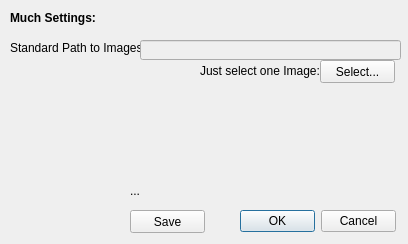
<?xml version="1.0" encoding="UTF-8"?>
<ui version="4.0">
 <class>settingsDialog</class>
 <widget class="QDialog" name="settingsDialog">
  <property name="geometry">
   <rect>
    <x>0</x>
    <y>0</y>
    <width>408</width>
    <height>244</height>
   </rect>
  </property>
  <property name="windowTitle">
   <string>StreptoDB - Settings</string>
  </property>
  <widget class="QDialogButtonBox" name="buttonBox">
   <property name="geometry">
    <rect>
     <x>240</x>
     <y>210</y>
     <width>156</width>
     <height>23</height>
    </rect>
   </property>
   <property name="orientation">
    <enum>Qt::Horizontal</enum>
   </property>
   <property name="standardButtons">
    <set>QDialogButtonBox::Cancel|QDialogButtonBox::Ok</set>
   </property>
  </widget>
  <widget class="QPushButton" name="bttn_select">
   <property name="geometry">
    <rect>
     <x>320</x>
     <y>60</y>
     <width>75</width>
     <height>23</height>
    </rect>
   </property>
   <property name="text">
    <string>Select...</string>
   </property>
  </widget>
  <widget class="QLabel" name="label_1">
   <property name="geometry">
    <rect>
     <x>10</x>
     <y>10</y>
     <width>91</width>
     <height>16</height>
    </rect>
   </property>
   <property name="font">
    <font>
     <weight>75</weight>
     <bold>true</bold>
    </font>
   </property>
   <property name="text">
    <string>Much Settings:</string>
   </property>
  </widget>
  <widget class="QLabel" name="label_2">
   <property name="geometry">
    <rect>
     <x>10</x>
     <y>40</y>
     <width>131</width>
     <height>16</height>
    </rect>
   </property>
   <property name="text">
    <string>Standard Path to Images:</string>
   </property>
  </widget>
  <widget class="QLineEdit" name="lineEdit_path">
   <property name="enabled">
    <bool>false</bool>
   </property>
   <property name="geometry">
    <rect>
     <x>140</x>
     <y>40</y>
     <width>261</width>
     <height>20</height>
    </rect>
   </property>
  </widget>
  <widget class="QLabel" name="label_3">
   <property name="geometry">
    <rect>
     <x>200</x>
     <y>60</y>
     <width>121</width>
     <height>21</height>
    </rect>
   </property>
   <property name="text">
    <string>Just select one Image:</string>
   </property>
  </widget>
  <widget class="QPushButton" name="bttn_save">
   <property name="geometry">
    <rect>
     <x>130</x>
     <y>210</y>
     <width>75</width>
     <height>23</height>
    </rect>
   </property>
   <property name="text">
    <string>Save</string>
   </property>
  </widget>
  <widget class="QLabel" name="label">
   <property name="geometry">
    <rect>
     <x>130</x>
     <y>180</y>
     <width>261</width>
     <height>21</height>
    </rect>
   </property>
   <property name="text">
    <string>...</string>
   </property>
  </widget>
 </widget>
 <resources/>
 <connections>
  <connection>
   <sender>buttonBox</sender>
   <signal>accepted()</signal>
   <receiver>settingsDialog</receiver>
   <slot>accept()</slot>
   <hints>
    <hint type="sourcelabel">
     <x>240</x>
     <y>224</y>
    </hint>
    <hint type="destinationlabel">
     <x>157</x>
     <y>243</y>
    </hint>
   </hints>
  </connection>
  <connection>
   <sender>buttonBox</sender>
   <signal>rejected()</signal>
   <receiver>settingsDialog</receiver>
   <slot>reject()</slot>
   <hints>
    <hint type="sourcelabel">
     <x>240</x>
     <y>230</y>
    </hint>
    <hint type="destinationlabel">
     <x>286</x>
     <y>243</y>
    </hint>
   </hints>
  </connection>
  <connection>
   <sender>bttn_select</sender>
   <signal>clicked()</signal>
   <receiver>settingsDialog</receiver>
   <slot>selectPath()</slot>
   <hints>
    <hint type="sourcelabel">
     <x>47</x>
     <y>221</y>
    </hint>
    <hint type="destinationlabel">
     <x>168</x>
     <y>216</y>
    </hint>
   </hints>
  </connection>
  <connection>
   <sender>bttn_save</sender>
   <signal>clicked()</signal>
   <receiver>settingsDialog</receiver>
   <slot>saveSettings()</slot>
   <hints>
    <hint type="sourcelabel">
     <x>167</x>
     <y>221</y>
    </hint>
    <hint type="destinationlabel">
     <x>203</x>
     <y>121</y>
    </hint>
   </hints>
  </connection>
 </connections>
 <slots>
  <slot>selectPath()</slot>
  <slot>saveSettings()</slot>
 </slots>
</ui>
